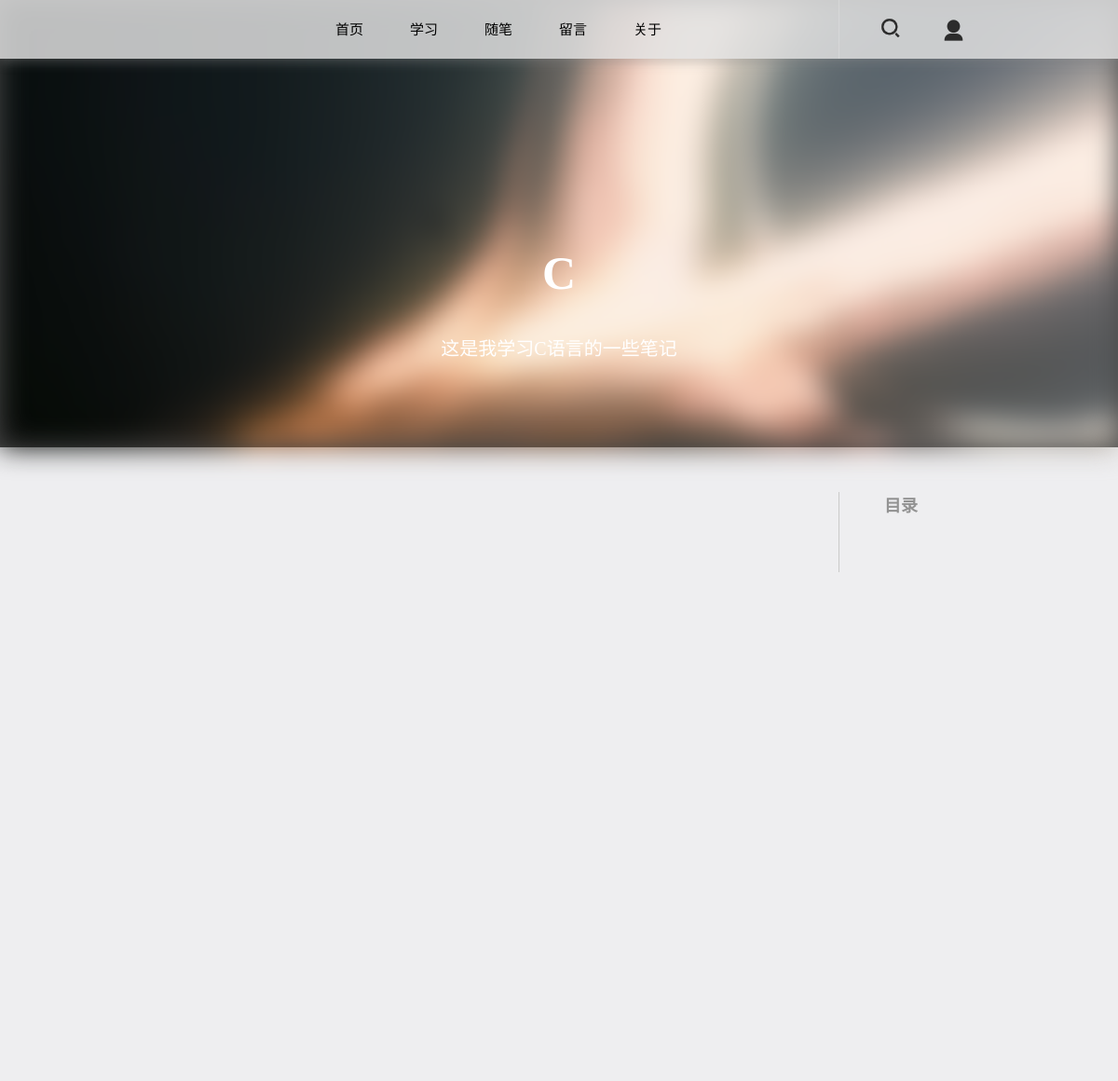
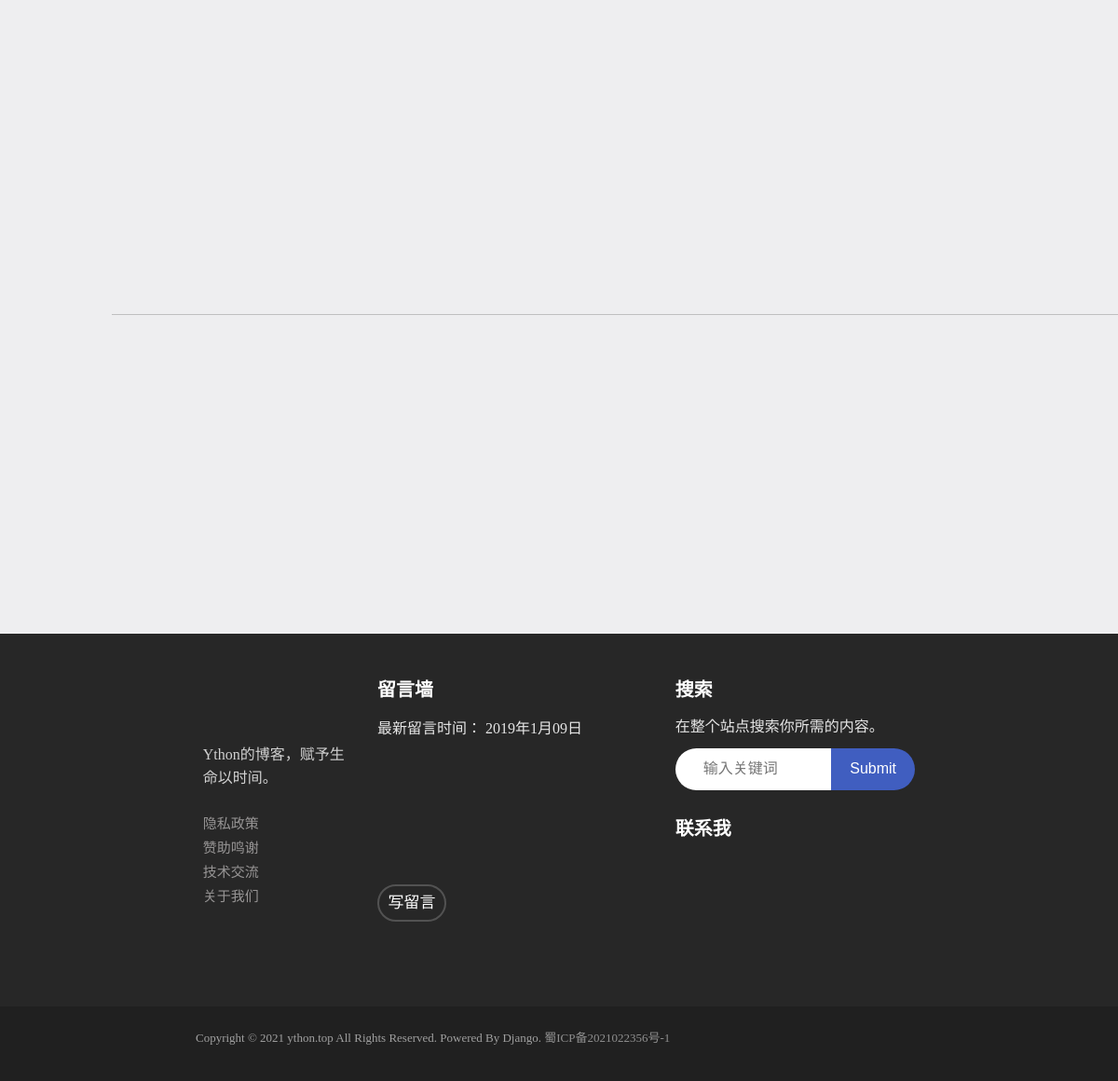
Page /navs/?name=17&page=1 on the committed database (2 pictures, top to bottom).
### blog/models.py (models this page shows)
class Section(models.Model):
    id = models.AutoField(primary_key=True)
    name = models.CharField(max_length=20, verbose_name='name', unique=True)
    TreeSum = models.IntegerField(max_length=200, verbose_name='TreeSum', default=0)
    describe = models.CharField(max_length=50, verbose_name='describe', null=True)
    image = models.ImageField('照片', upload_to='uploadimg/', blank=True, null=True)
    parent = models.IntegerField(max_length=200, verbose_name='parent', default=0)

### blog/views.py (the view)
# urls.py: path('navs/', views.navs, name='navs'),
def navs(request):
    dic = {'title': '首页', 'page': 'navs', 'navs': models.Section.objects.all(),
           'mess': models.Remark.objects.all().order_by('-id')[:5], 'messlast': models.Remark.objects.last()}
    if request.user.is_authenticated:
        dic['login'] = True
    else:
        dic['login'] = False
    getsetting(dic)
    if request.method == 'GET':
        name = request.GET['name']
        dic['nownav'] = name
        page = request.GET['page']
        page = int(page)
        left = 9 * page - 9
        right = 9 * page
        dic['last'] = models.ArticleSystem.objects.last()
        dic['sys'] = models.ArticleSystem.objects.filter(section=name)
        dic['title'] = name
        data = models.Section.objects.get(id=name)
        dic['PageData'] = data
        dic['articles'] = models.Article.objects.filter(section=name).order_by('-id')[left:right]
        dic['datas'] = models.Article.objects.filter(section=name)
        lis = []
        for i in range(int(math.ceil(len(dic['datas']) / 9))):
            lis.append(i + 1)
        dic['pages'] = lis
        n = 2
        if len(lis) > 0:
            if page - lis[0] < 2: n = page - lis[0]
            if abs(page - lis[-1]) == 0: n = 4
            if page - lis[-1] == -1: n = 3
            dic['pagenumr'] = lis[-1]
            dic['pagenum'] = page - n
            dic['pagenumk'] = page
        else:
            dic['pagenumr'] = 1
            dic['pagenum'] = 1
            dic['pagenumk'] = 1
    return render(request, 'blog/nav.html', dic)

### blog/views.py (called while the page is built)
def getsetting(dic):
    f = open('static/setting/setting.json', 'r')
    data = f.read()
    data = json.loads(data)
    dic.update(data)
    f.close()

### templates/blog/nav.html (shortened to what this page needs)
{% extends 'blog/base.html' %}
{% block content %}
    <div class="navimage">
        <div style="width: 100%;height: 100%;">
        <img class="navbackimage" src="/static/{{PageData.image}}" style="width: 100%;height: 100%;z-index: 10;object-fit: cover;"></div>
        <div class="navimages">
            <p class="navimagesfont"><b>{{PageData.name}}</b></p>
            <p class="navimagesfont2">{{PageData.describe}}</p>
        </div>
    </div>
    <div class="newArticle">
        <div class="articleBox2">
            <div class="articles">
            </div>
            <div class="pagecut">
                <div class="navsline"></div>
            </div>
        </div>
        <div class="articlenavs">
            <div class="articlenav">
                <p style="color: rgb(146, 146, 146);font-size: 18px;margin-left:30px;margin-bottom: 10px;"><b>&emsp;目录</b></p>
            </div>
        </div>
    </div>
{% endblock %}

### templates/blog/navheader.html (shortened to what this page needs)
<header>
    <div class="headertwo">
        <div class="logo">
            <embed src="/static/svg/logo.svg" width="50" height="50" type="image/svg+xml"  style="margin-top:7px;"/>
        </div>
        <div class="navs">
                <div class="navbox"><a href="/" class="navfont2">首页</a></div>
                <ul class="nav1">
                    {% for nav in navs %}
                    {% if nav.TreeSum == 0 %}
                    {% if nav.parent == 0 %}
                    <div class="navbox"><a href="/navs/?name={{nav.id}}&page=1" class="navfont2">{{nav.name}}</a></div>
                    {% endif %}
                    {% elif nav.TreeSum > 0 %}
                    <li>
                    <div class="navbox"><a href="#" class="navfont2">{{nav.name}}</a></div>
                    </li>
                    {% endif %}
                    {% endfor %}
                </ul>
                <div class="navbox"><a href="/mess/" class="navfont2">留言</a></div>
                <div class="navbox"><a href="/about/" class="navfont2">关于</a></div>
        </div>
        <div class="search">
            <a href="/search/?name="><img src="/static/image/search1.png" alt="" width="30" height="30" style="margin-top:15px;margin-left: 40px;" ></a>
            {% if login == False %}
            <a href="/accounts/login/"><img src="/static/image/loginico1.png" alt="" width="25" height="25" style="margin-top:20px;margin-left: 40px;"></a>
            {% endif %}
        </div>
    </div>
</header>

### static/css/home.css (style rules this page uses)
* { margin:0; padding:0; }
html,body { width:100%; height:100%; font-family:"黑体"; }
header { font-family:"黑体"; }
.headertwo { height:63px; width: 100%; display: flex; background-color:rgb(245, 245, 245); box-shadow: 0px 5px 10px #88888859; z-index: 990; position: absolute; }
.logo { margin-left: 20%; width: 10%; height: 100%; }
.navs { width: 45%; height: 100%; display: flex; }
.search { width: 10%; height: 100%; border-left:1px solid rgba(255, 255, 255, 0.20); display: flex; }
.newArticle { width: 100%; height: 170%; background-color:rgb(238, 238, 240); display: flex; }
.navbox { height: auto; font-size: 15px; margin-top: 20px; color: rgb(255, 255, 255); margin-right: 50px; }
li { list-style: none; }
a { text-decoration:none; }
.articlenav { width: 100%; height: auto; border-left: 1px solid rgb(201, 201, 201);; padding-bottom: 50px; }
.articleBox2 { width: 63%; height: 100%; margin-left: 10%; padding-top: 3%; }
.articles { width: 100%; height: 65%; }
.navimage { width: 100%; height: 60%; box-shadow: 0px 0px 10px 100px rgba(0, 0, 0, 0.712) inset; z-index: 1; }
.navimages { width: 100%; position: absolute; }
.navimagesfont { font-size: 50px; color: rgb(255, 255, 255); text-align: center; margin-top: -18%; -webkit-animation-name: box; -webkit-animation-duration: 2s; -webkit-animation-iteration-count: 1; }
.navimagesfont2 { font-size: 20px; color: rgb(255, 255, 255); text-align: center; margin-top: 3%; -webkit-animation-name: box; -webkit-animation-duration: 2s; -webkit-animation-iteration-count: 1; }
.nav1 { display: flex; }
.navfont2 { color: #000000; }
.navbackimage { filter: blur(15px) }
.articlenavs { width: 17%; height: 100%; margin-left: 2%; padding-top: 4%; }
.pagecut { width: 100%; display: flex; }
.navsline { width: 1150px; height: 1px; border-bottom:1px solid rgba(0, 0, 0, 0.2); margin-top: 120px; margin-bottom: 30px; position: absolute; }

### static/css/slideshow.css (style rules this page uses)
* { box-sizing:border-box; margin:0; padding:0; }
body { font-family: Verdana,sans-serif; width:100%; height:100%; font-family:"黑体"; }

### rows in the picture
Section: name "学习"
Section: name "随笔"
Section: image (picture), name "C", describe "这是我学习C语言的一些笔记"

### other values in the picture
{{ SITE_DESC }} "Ython的博客，赋予生命以时间。"
{{ CN_GOV_RECORD_DATA }} "蜀ICP备2021022356号-1"
